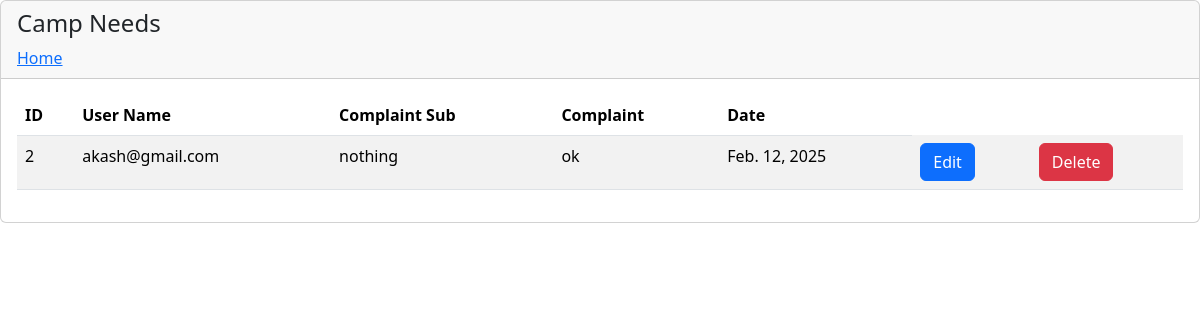
/ListComplaints (signed in), run on an earlier commit of the app's database.
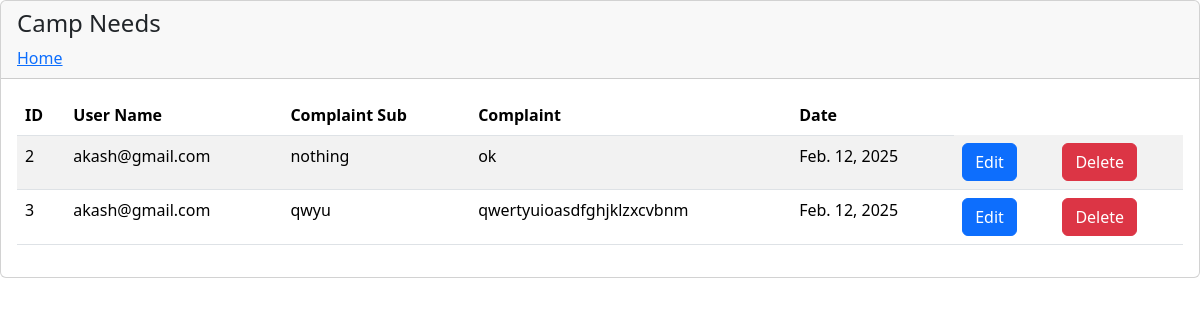
And on a later commit of the database.
### app/models.py (models this page shows)
class Complaint(models.Model):
    complaint_sub=models.CharField(max_length=100)
    complaint=models.TextField(max_length=500)
    login_id=models.ForeignKey(Login,on_delete=models.CASCADE,null=True,blank=True)
    current_date=models.DateField(auto_now_add=True)
    reply=models.TextField(max_length=500,null=True,blank=True)

class Login(models.Model):
    email=models.EmailField(unique=True)
    password=models.CharField(max_length=100)
    usertype=models.CharField(max_length=100)

### app/views.py (the view)
# urls.py: path('ListComplaints',views.ListComplaints,name="ListComplaints"),
def ListComplaints(request):
    user=get_object_or_404(Login,id=request.session['public_id'])
    complaints=Complaint.objects.filter(login_id=user)
    return render(request,'public/list_complaints.html',{'complaints':complaints})

### app/templates/public/list_complaints.html (shortened to what this page needs)
{% load static%}
<!DOCTYPE html>
<html lang="en">
  <head>
    <link
      href="https://cdn.jsdelivr.net/npm/bootstrap@5.3.3/dist/css/bootstrap.min.css"
      rel="stylesheet"
    />
  </head>
  <body>
    <div class="row">
      <div class="col-md-12">
        <div class="card">
          <div class="card-header">
            <h4 class="card-title">Camp Needs</h4>
            <a href="{% url 'PublicHome' %}">Home</a>
          </div>
          <link rel="stylesheet" href="{% static
          "admin/assets/css/bootstrap.min.css" %}" />
          <div class="card-body">
            <div class="table-responsive">
              <table
                id="basic-datatables"
                class="display table table-striped table-hover"
              >
                <thead>
                  <tr>
                    <th>ID</th>
                    <th>User Name</th>
                    <th>Complaint Sub</th>
                    <th>Complaint</th>
                    <th>Date</th>
                  </tr>
                </thead>
                <tbody>
                  {% for complaint in complaints %}
                  <tr>
                    <td>{{complaint.id}}</td>
                    <td>{{complaint.login_id.email}}</td>
                    <td>{{complaint.complaint_sub}}</td>
                    <td>{{complaint.complaint}}</td>
                    <td>{{complaint.current_date}}</td>
                    {% if complaint.reply %}
                    <td>
                      <button class="btn btn-primary">
                        <a href="{% url "ShowReply" complaint.id %}" style="color: white; text-decoration: none"
                          >Show Reply</a
                        >
                      </button>
                    </td>
                    {% else %}
                    <td>
                      <button class="btn btn-primary">
                        <a href="{% url "EditComplaint" complaint.id %}" style="color: white; text-decoration: none"
                          >Edit</a
                        >
                      </button>
                    </td>
                    <td>
                        <button
                        class="btn btn-danger"
                        data-toggle="modal"
                        data-target="#deleteModal"
                        data-user-id="{{ complaint.id }}"
                        >
                        Delete
                      </button>
                    </td>
                  </tr>
                    {% endif %}
                  {% endfor %}
                </tbody>
              </table>
            </div>
          </div>
        </div>
      </div>
    </div>
  </body>
</html>

What changed in the data, as far as the page shows it:
added Complaint: id "3", login_id.email "akash@gmail.com", complaint_sub "qwyu", complaint "qwertyuioasdfghjklzxcvbnm", current_date "Feb. 12, 2025"
